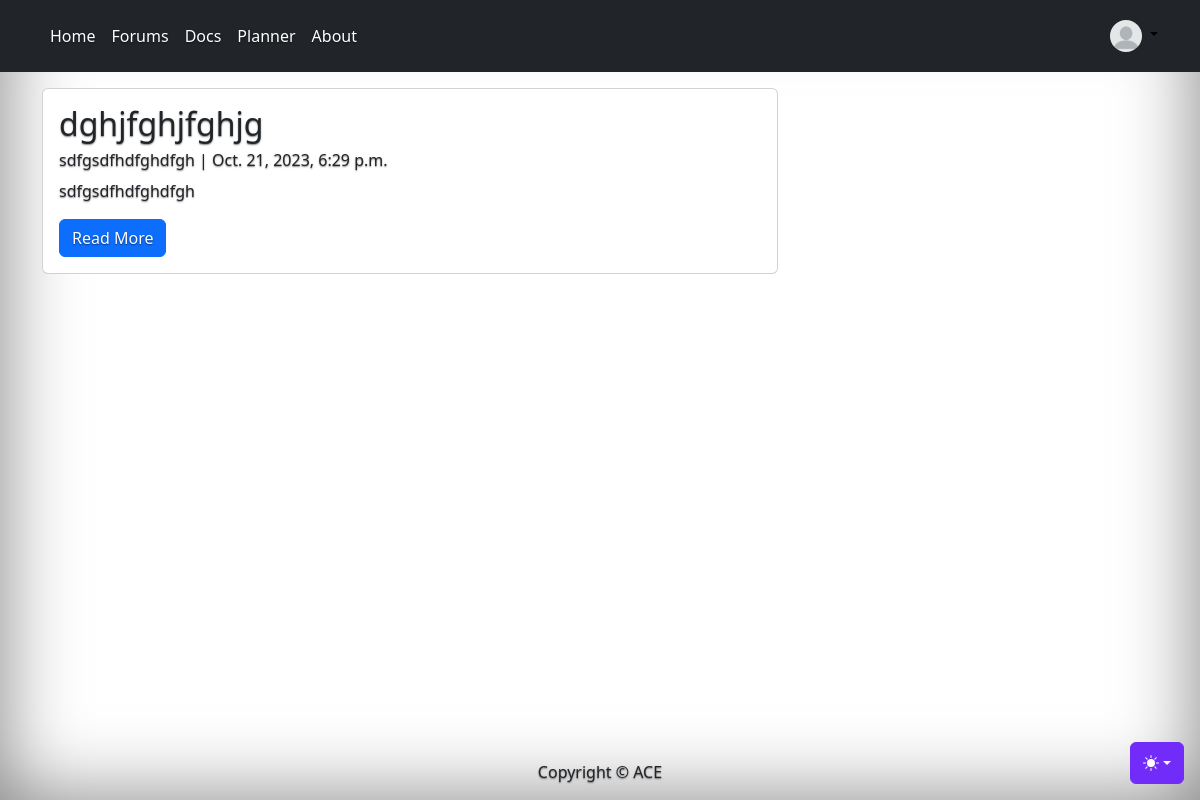
/cal/3, run on the app's committed database.
### home/models.py (models this page shows, shortened)
class Event(models.Model):
    head = models.CharField(max_length=50)
    body = models.CharField(max_length=200)
    created_at = models.DateTimeField(auto_now_add=True, null=True)
    month = models.CharField(max_length=10)
    date = models.CharField(max_length=10)
    email = models.CharField(max_length=200, null=True)

### home/views.py (the view)
# urls.py: path("cal/<int:id>", views.cal, name='cal'),
def cal(request, id):
    pl = Event.objects.filter(month=id, email=email1)
    return render(request, 'cal.html', {'pl':pl})

### templates/cal.html (shortened to what this page needs)
{% extends "base.html" %}
{% block content %}
<div class="container">
    <div class="row">
        <div class="col-md-8 mt-3 left">
            {% for p1 in pl %}
            <div class="card mb-4">
                <div class="card-body">
                    <h2 class="card-title">{{ p1.head }}</h2>
                    <p class="card-text h6">{{ p1.body }} | {{ p1.created_at }} </p>
                    <p class="card-text">{{p1.body|slice:":200" }}</p>
                     <a class='btn btn-primary' href="post_detail/{{p1.id}}">Read More</a>
                </div>
            </div>
            {% endfor %}
        </div>
    </div>
</div>
{%endblock%}

### static/css/cover.css (style rules this page uses)
body { text-shadow: 0 .05rem .1rem rgba(0, 0, 0, .5); box-shadow: inset 0 0 5rem rgba(0, 0, 0, .5); }

### data on the page
Event: head "dghjfghjfghjg", body "sdfgsdfhdfghdfgh", created_at "Oct. 21, 2023, 6:29 p.m."
